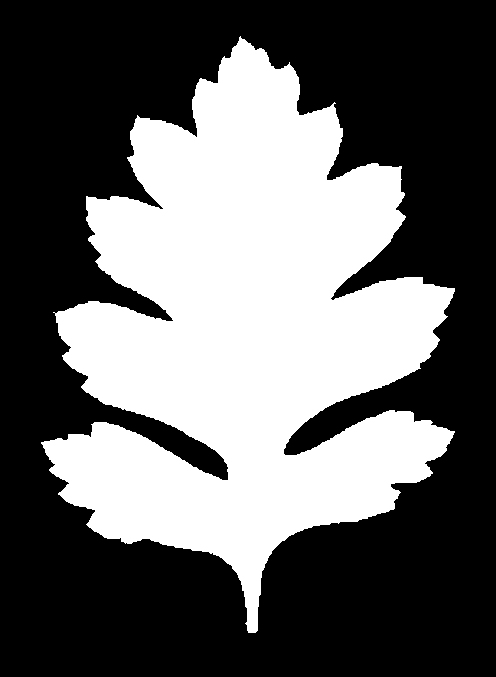
#> input picture rawdata/images/218.jpg, 496 x 677 px
$ jupyter execute --allow-errors display_extract_seq_features.ipynb   (shell and % lines are left out)   (older library calls are emulated)
#> lines starting #> are read from the running program, lines starting #| are printed output that depends on the picture; after the words box and inside, x2 and y2 are one past the last pixel; in counts of white or black regions, pixels touching at a corner belong together
### scripts/shape_and_blade_seq_features_extraction.py
# encoding:UTF-8

import numpy as np

import scipy as sp
import scipy.ndimage as ndi
from scipy.signal import argrelextrema

import pandas as pd

import skimage
from skimage import measure
from sklearn import metrics

import matplotlib.image as mpimg
import matplotlib.pyplot as plt
import matplotlib.patches as mpatches

from pylab import rcParams
rcParams['figure.figsize'] = (12, 6)


def read_img(img_no):
    """reads image from disk"""
    return mpimg.imread('../rawdata/images/' + str(img_no) + '.jpg')


# [10 lines left out: function get_imgs, not called in this run]


def threshold(img, threshold=250):
    """splits img to 0 and 255 values at threshold"""
    return ((img > threshold) * 255).astype(img.dtype)


# [26 lines left out: functions portrait, resample, fill, not called in this run]


def standardize(arr1d):
    """move mean to zero, 1st SD to -1/+1"""
    return (arr1d - arr1d.mean()) / arr1d.std()


def coords_to_cols(coords):
    """from x,y pairs to feature columns"""
    return coords[::,1], coords[::,0]


def get_contour(img):
    """returns the coords of the longest contour"""
    return max(measure.find_contours(img, .8), key=len)


def downsample_contour(coords, bins=512):
    """splits the array to ~equal bins, and returns one point per bin"""
    edges = np.linspace(0, coords.shape[0],
                       num=bins).astype(int)
    for b in range(bins-1):
        yield [coords[edges[b]:edges[b+1],0].mean(),
               coords[edges[b]:edges[b+1],1].mean()]


def get_center(img):
    """so that I do not have to remember the function ;)"""
    return ndi.measurements.center_of_mass(img)

# ----------------------------------------------------- feature engineering ---

def extract_shape(img):
    """
    Expects prepared image, returns leaf shape in img format.
    The strength of smoothing had to be dynamically set
    in order to get consistent results for different sizes.
    """
    size = int(np.count_nonzero(img)/1000)
    brush = int(5 * size/size**.75)
    return ndi.gaussian_filter(img, sigma=brush, mode='nearest') > 200


def near0_ix(timeseries_1d, radius=5):
    """finds near-zero values in time-series"""
    return np.where(timeseries_1d < radius)[0]


def dist_line_line(src_arr, tgt_arr):
    """
    returns 2 tgt_arr length arrays,
    1st is distances, 2nd is src_arr indices
    """
    return np.array(sp.spatial.cKDTree(src_arr).query(tgt_arr))


def dist_line_point(src_arr, point):
    """returns 1d array with distances from point"""
    point1d = [[point[0], point[1]]] * len(src_arr)
    return metrics.pairwise.paired_distances(src_arr, point1d)


# [24 lines left out: functions index_diff, preprocess, not called in this run]


# wrapper function for feature extraction tasks
# def get_std_contours(img):
def extract_features(image_num):
    """from image to standard-length countour pairs"""

    # shape in boolean n:m format

    img = read_img(image_num)

    blur = extract_shape(img)

    # contours in [[x,y], ...] format
    blade = np.array(list(downsample_contour(get_contour(img))))
    shape = np.array(list(downsample_contour(get_contour(blur))))

    # flagging blade points that fall inside the shape contour
    # notice that we are loosing subpixel information here
    blade_y, blade_x = coords_to_cols(blade)
    blade_inv_ix = blur[blade_x.astype(int), blade_y.astype(int)]

    # img and shape centers
    shape_cy, shape_cx = get_center(blur)
    blade_cy, blade_cx = get_center(img)

    # img distance, shape distance (for time series plotting)
    blade_dist = dist_line_line(shape, blade)
    shape_dist = dist_line_point(shape, [shape_cx, shape_cy])

    # fixing false + signs in the blade time series
    blade_dist[0, blade_inv_ix] = blade_dist[0, blade_inv_ix] * -1
#     print image_num
    return {'img_num':image_num,
        'shape_img': blur,
            'shape_contour': shape,
            'shape_center': (shape_cx, shape_cy),
            'shape_series': [shape_dist, range(len(shape_dist))],
            'blade_img': img,
            'blade_contour': blade,
            'blade_center': (blade_cx, blade_cy),
            'blade_series': blade_dist,
#             'naked_blade_series': blade_dist[],
            'inversion_ix': blade_inv_ix}


# [18 lines left out: function generate_features_list, not called in this run]


def plot_leaf_and_features(features):
    f = plt.figure(figsize=(16,6))
    plt.subplot(131)
    plt.imshow(features['blade_img'])

    plt.subplot(132)
    features['shape_contour'][:,0] = np.max(features['blade_contour'][:,0]) - features['shape_contour'][:,0]
    features['blade_contour'][:,0] = np.max(features['blade_contour'][:,0]) - features['blade_contour'][:,0]
    # "*"号的作用使之自动解包，即下行注释掉的内容和下下行内容等价
    plt.plot(*coords_to_cols(features['shape_contour']))
    plt.plot(*coords_to_cols(features['blade_contour']))
#     plt.plot(coords_to_cols(features['shape_contour'][0]))
#     plt.plot(coords_to_cols(features['blade_contour'][0]))

    #plt.axis('equal')

    plt.subplot(133)
#     plt.plot(*features['shape_series'])
#     plt.plot(*features['blade_series'])
    plt.plot(features['shape_series'][0])
    plt.plot(features['blade_series'][0])
    plt.show()


# [11 lines left out: functions wrap_generate_features_list, get_my_feature, not called in this run]

### scripts/display_extract_seq_features.ipynb
[cell 1]
import numpy as np
import matplotlib.image as mpimg
import matplotlib.pyplot as plt
import matplotlib.patches as mpatches

from skimage import measure
import scipy.ndimage as ndi
from pylab import rcParams
rcParams['figure.figsize'] = (6, 6)

#### 原图像

[cell 2]
# 查看图片
img = mpimg.imread('../rawdata/images/218.jpg')
#> img is the input picture: shape (677, 496); min 0, max 255, mean 99.7
plt.imshow(img)
plt.show()

#### 提取轮廓

[cell 3]
contours = measure.find_contours(img, .8)
#> contours = 898 point arrays, longest 4113 points
contour = max(contours, key=len)
#> contour = 4113 pairs, first value 35 to 633, second value 40 to 455

f = plt.figure(figsize=(5,5))
plt.plot(contour[::,-1], max(contour[::,0])+min(contour[::,0])-contour[::,0], linewidth=1)
plt.show()
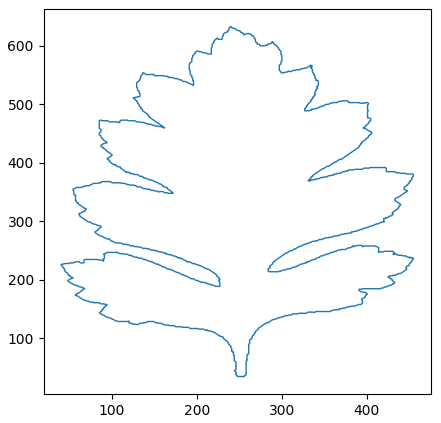
#> figure drawn by matplotlib, 1 panel

[cell 4]
def cart2pol(x, y):
    """平面直角坐标系转换为极坐标系"""
    rho = np.sqrt(x**2 + y**2)
    phi = np.arctan2(y, x)
    return [rho, phi]

# 以重心为中心转换为极坐标
cy, cx = ndi.center_of_mass(img)
#> cy = 330; cx = 246.2
contour[::,1] -= cx
contour[::,0] -= cy

polar_contour = np.array([cart2pol(x, y) for x, y in contour])
#> polar_contour = 4113 pairs, first value 74.89 to 303.1, second value -3.14 to 3.14
f = plt.figure(figsize=(16,6))
plt.scatter(polar_contour[::,1], polar_contour[::,0], 1)
plt.show()
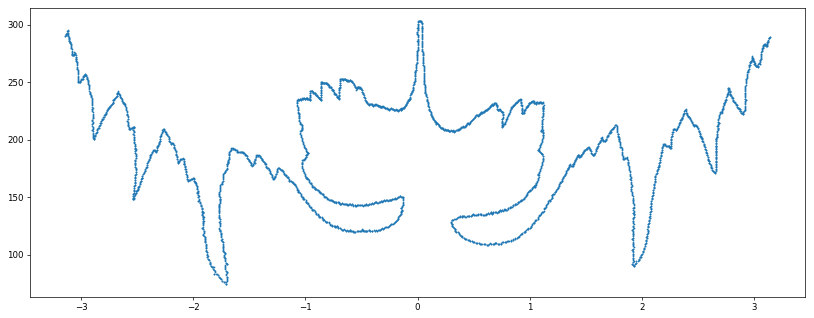
#> figure drawn by matplotlib, 1 panel

[cell 5]
# 仅考虑长度rho
f = plt.figure(figsize=(16,6))
plt.scatter(range(len(polar_contour[::,0])),polar_contour[::,0],1)
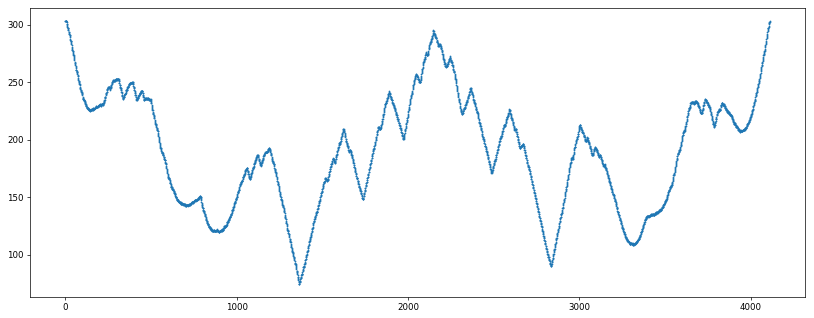
#> figure drawn by matplotlib, 1 panel

[cell 6]
# 仅考虑弧度phi
f = plt.figure(figsize=(16,6))
plt.scatter(range(len(polar_contour[::,1])),polar_contour[::,1],1)
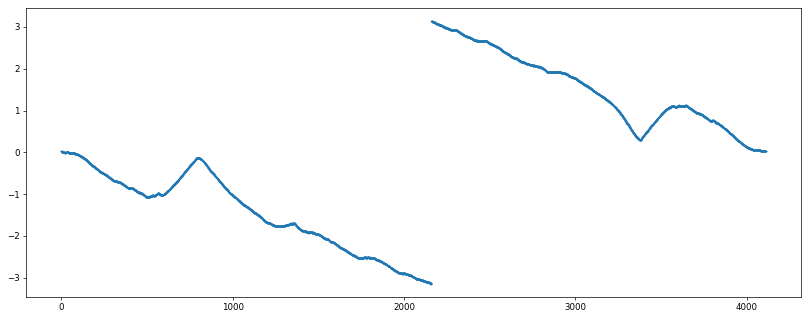
#> figure drawn by matplotlib, 1 panel

#### 进一步思考？如果分别提取形状特征和边缘特征是否更好？

[cell 7]
from shape_and_blade_seq_features_extraction import extract_features,generate_features_list,plot_leaf_and_features

[cell 8]
tmp = extract_features(218)
#> in extract_shape, `size = int(np.count_nonzero(img)/1000)`: size = 132
#> in extract_shape, `brush = int(5 * size/size**.75)`: brush = 16
#> in extract_shape, `return ndi.gaussian_filter(img, sigma=brush, mode='nearest') > 200`:
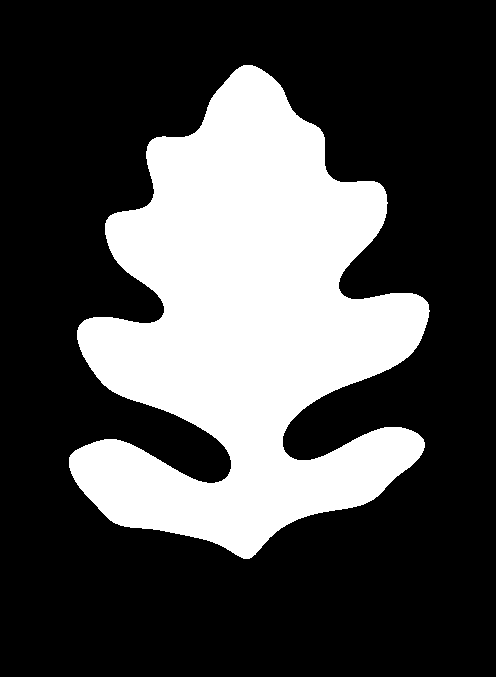
#> returned value: shape (677, 496) bool; 29.9% white; 1 white region, box (x1, y1, x2, y2) and area: (69, 65, 430, 559) 100337
#> in extract_features, `blade = np.array(list(downsample_contour(get_contour(img))))`: blade = 511 pairs, first value 37.13 to 633, second value 41.78 to 454.4
#> in extract_features, `shape = np.array(list(downsample_contour(get_contour(blur))))`: shape = 511 pairs, first value 64.8 to 558.2, second value 68.8 to 428.9
#> in extract_features, `blade_y, blade_x = coords_to_cols(blade)`: blade_y = 511 values, max 454.4 at index 373, min 41.78 at index 61, mean 243.8; blade_x = 511 values, max 633 at index 0, min 37.13 at index 267, mean 342.3
#> in extract_features, `shape_cy, shape_cx = get_center(blur)`: shape_cy = 325.2; shape_cx = 246.2
#> in extract_features, `blade_cy, blade_cx = get_center(img)`: blade_cy = 330; blade_cx = 246.2
#> in dist_line_point, `point1d = [[point[0], point[1]]] * len(src_arr)`: point1d = 511 pairs, first value 246.2 to 246.2, second value 325.2 to 325.2
#> in extract_features, `shape_dist = dist_line_point(shape, [shape_cx, shape_cy])`: shape_dist = 511 values, max 348.2 at index 33, min 29.55 at index 335, mean 205.3
#> tmp = 10 items

[cell 9]
plot_leaf_and_features(tmp)
#> in plot_leaf_and_features, `plt.show()`:
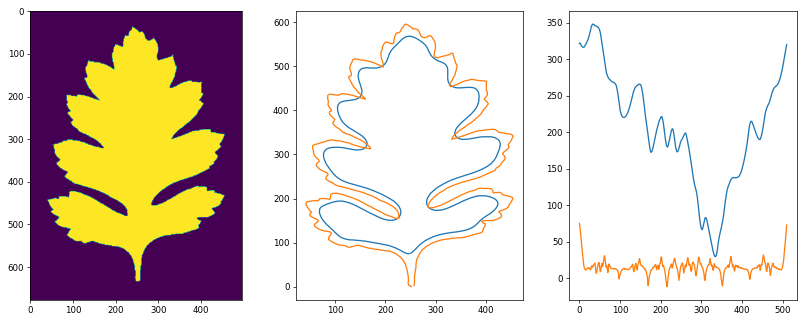
#> figure drawn by matplotlib, 3 panels; panel 3: curve peaks at x = 33, y = 348.2; panel 3: curve peaks at x = 0, y = 74.93

#### 对每张图分别提取形状和边缘特征，并保存

[cell 10]
from tqdm import tqdm_notebook as tqdm

shape_contour_list = []
blade_contour_list = []
#> (the rest of this cell did not finish here and is left out)

$ run again, with rawdata/images/1022.jpg copied over rawdata/images/218.jpg
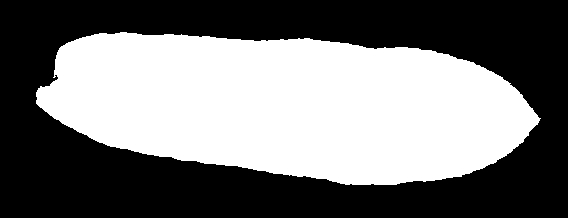
#> input picture rawdata/images/1022.jpg, 568 x 218 px
#> img is the input picture: shape (218, 568); min 0, max 255, mean 117.8
#> contours = 109 point arrays, longest 1413 points
#> contour = 1413 pairs, first value 31 to 185, second value 35 to 541
#> cy = 105.5; cx = 288.8
#> polar_contour = 1413 pairs, first value 66.48 to 254.1, second value -3.13 to 3.14
#> size = 57
#> brush = 13
#> in extract_shape, `return ndi.gaussian_filter(img, sigma=brush, mode='nearest') > 200`:
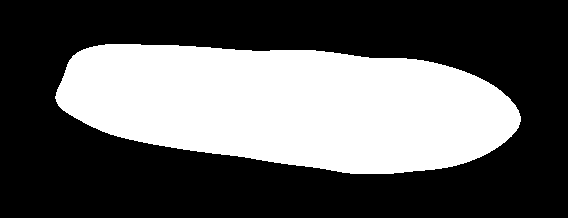
#> returned value: shape (218, 568) bool; 36.7% white; 1 white region, box (x1, y1, x2, y2) and area: (55, 44, 521, 174) 45441
#> blade = 511 pairs, first value 31 to 185, second value 35 to 540.3
#> shape = 511 pairs, first value 43.8 to 173.2, second value 54.87 to 520.2
#> blade_y = 511 values, max 540.3 at index 431, min 35 at index 166, mean 285; blade_x = 511 values, max 185 at index 0, min 31 at index 233, mean 104.6
#> shape_cy = 105.7; shape_cx = 289.6
#> blade_cy = 105.5; blade_cx = 288.8
#> point1d = 511 pairs, first value 289.6 to 289.6, second value 105.7 to 105.7
#> shape_dist = 511 values, max 449.8 at index 428, min 152 at index 123, mean 287.8
#> tmp = 10 items
#> in plot_leaf_and_features, `plt.show()`:
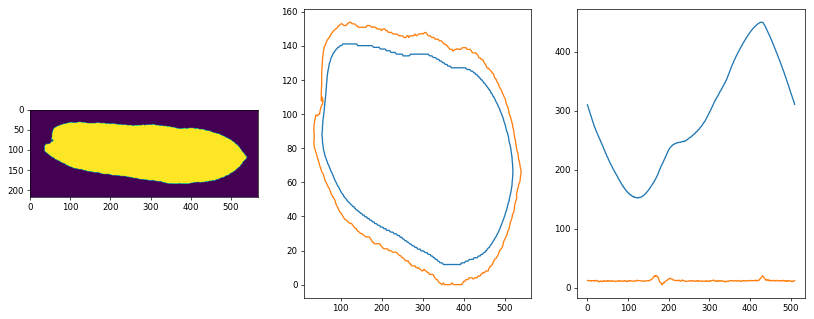
#> figure drawn by matplotlib, 3 panels; panel 3: curve peaks at x = 428, y = 449.8; panel 3: curve peaks at x = 166, y = 20.22

$ run again, with rawdata/images/1033.jpg copied over rawdata/images/218.jpg
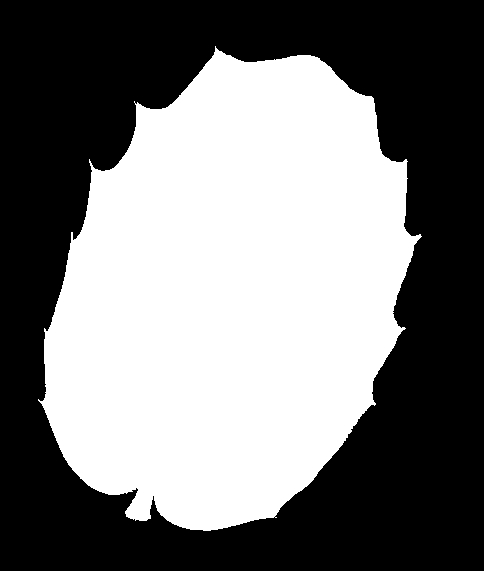
#> input picture rawdata/images/1033.jpg, 484 x 571 px
#> img is the input picture: shape (571, 484); min 0, max 255, mean 121
#> contours = 166 point arrays, longest 2065 points
#> contour = 2065 pairs, first value 45 to 531.2, second value 37 to 422
#> cy = 294.5; cx = 229.2
#> polar_contour = 2065 pairs, first value 162 to 254.2, second value -3.14 to 3.14
#> size = 131
#> brush = 16
#> in extract_shape, `return ndi.gaussian_filter(img, sigma=brush, mode='nearest') > 200`:
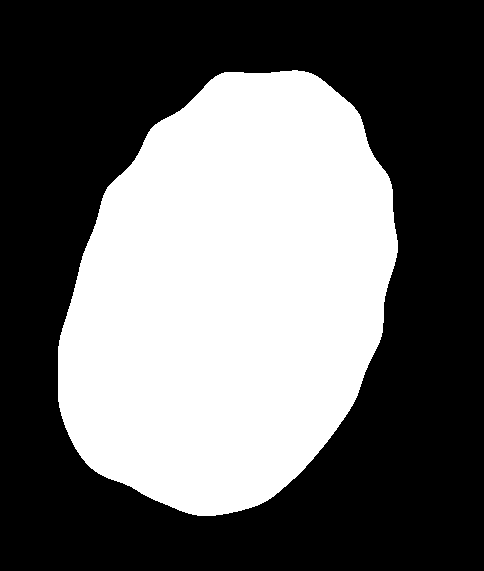
#> returned value: shape (571, 484) bool; 40.9% white; 1 white region, box (x1, y1, x2, y2) and area: (58, 70, 398, 516) 113154
#> blade = 511 pairs, first value 46.25 to 531, second value 37.5 to 421
#> shape = 511 pairs, first value 69.8 to 515.2, second value 57.8 to 397.2
#> blade_y = 511 values, max 421 at index 372, min 37.5 at index 100, mean 223.8; blade_x = 511 values, max 531 at index 0, min 46.25 at index 261, mean 296.2
#> shape_cy = 294.8; shape_cx = 229.3
#> blade_cy = 294.5; blade_cx = 229.2
#> point1d = 511 pairs, first value 229.3 to 229.3, second value 294.8 to 294.8
#> shape_dist = 511 values, max 314 at index 56, min 98.79 at index 354, mean 203.1
#> tmp = 10 items
#> in plot_leaf_and_features, `plt.show()`:
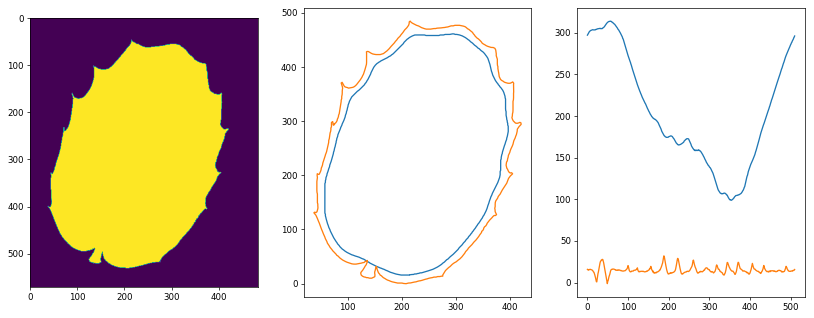
#> figure drawn by matplotlib, 3 panels; panel 3: curve peaks at x = 56, y = 314; panel 3: curve peaks at x = 188, y = 32.03
